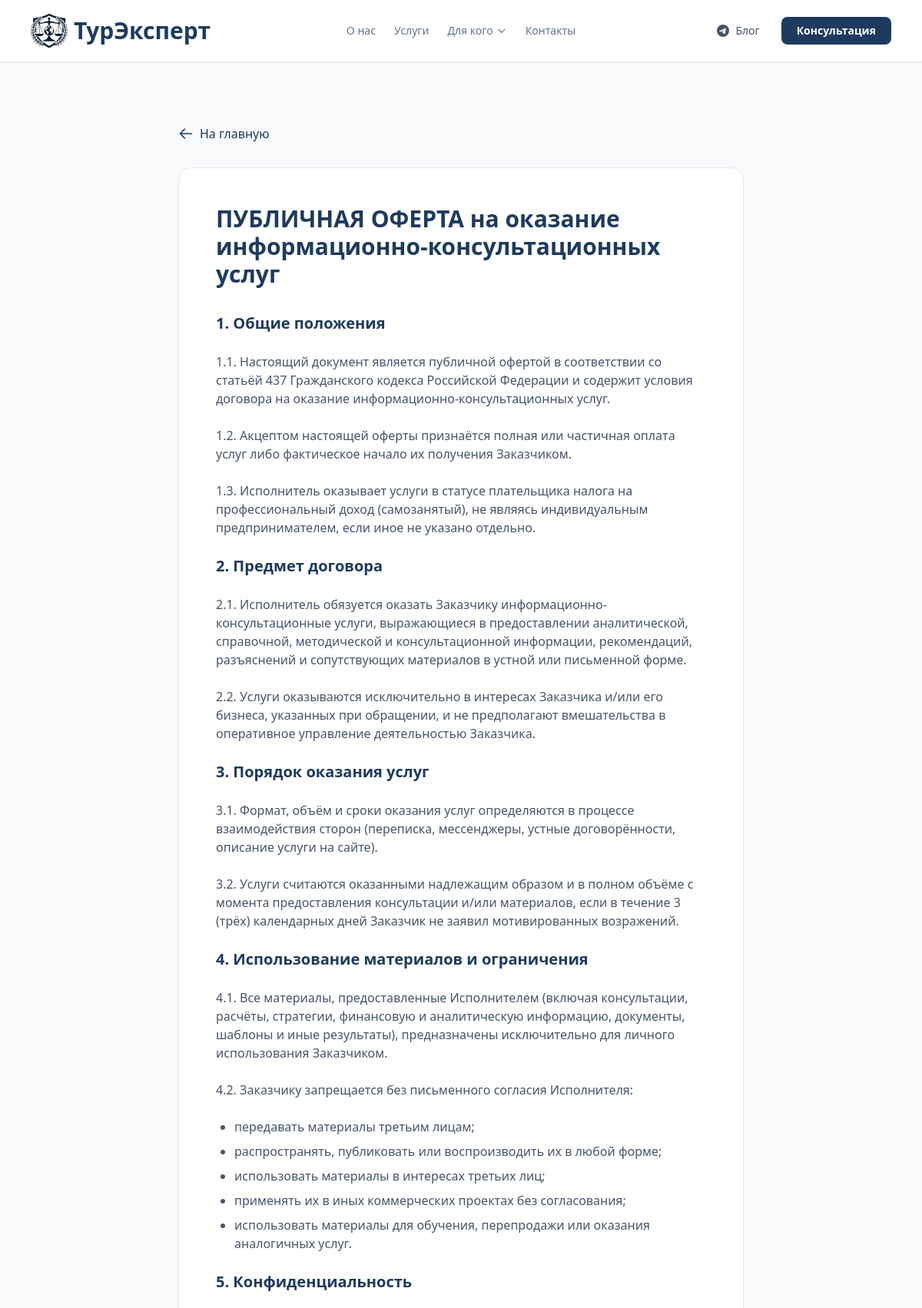
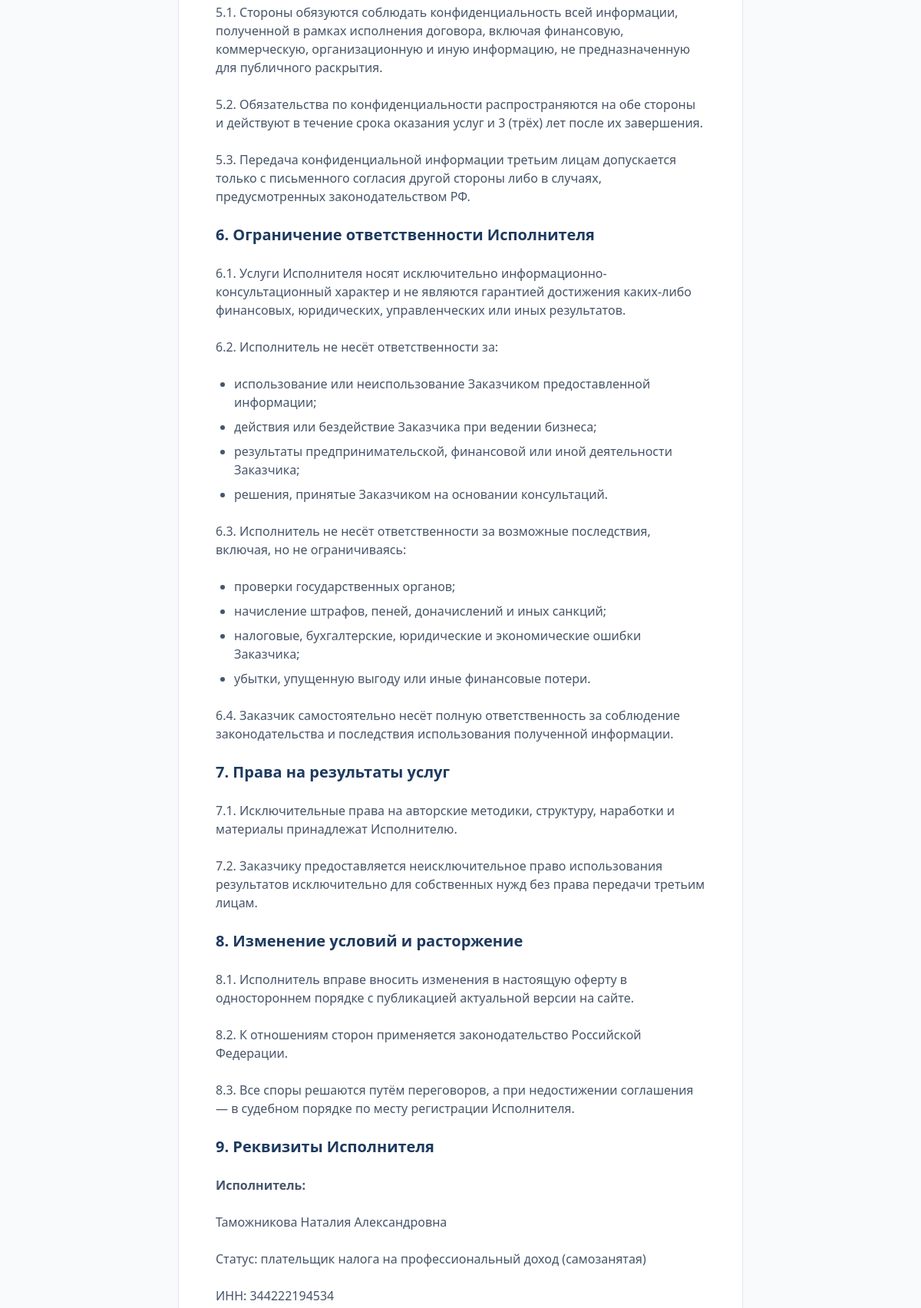
Page /offer/ (upper part) on the committed database (2 pictures, top to bottom).
### core/models.py (models this page shows, shortened)
class DocumentPage(models.Model):
    DOC_SLUGS = (
        ('offer',   'Договор оферты'),
        ('privacy', 'Политика конфиденциальности'),
        ('consent', 'Согласие на обработку данных'),
        ('terms',   'Пользовательское соглашение'),
    )
    slug = models.CharField("Тип документа", max_length=20, choices=DOC_SLUGS, unique=True)
    title = models.CharField("Заголовок", max_length=200)
    content = models.TextField("Содержимое (HTML)")
    class Meta:
        verbose_name = "Страница документа"
        verbose_name_plural = "Страницы документов"

### core/views.py (the view)
# urls.py: path('offer/', views.offer, name='offer'),
def offer(request):
    doc = get_object_or_404(DocumentPage, slug='offer')
    return render(request, 'core/doc.html', {'doc': doc})

### core/templates/core/doc.html (shortened to what this page needs)
{% extends 'base.html' %}
{% block content %}
<section class="min-h-screen bg-slate-50 py-24">
    <div class="max-w-3xl mx-auto px-4">
        <a href="{% url 'index' %}" class="inline-flex items-center text-[#1e3a5f] hover:underline mb-8">
            <svg class="w-5 h-5 mr-2" fill="none" stroke="currentColor" viewBox="0 0 24 24">
                <path stroke-linecap="round" stroke-linejoin="round" stroke-width="2" d="M10 19l-7-7m0 0l7-7m-7 7h18"/>
            </svg>
            На главную
        </a>
        <div class="bg-white rounded-2xl p-8 md:p-12 shadow-sm border border-slate-200">
            <h1 class="text-3xl font-bold text-[#1e3a5f] mb-8">{{ doc.title }}</h1>
            <div class="prose prose-slate max-w-none text-slate-600 space-y-6">
                {{ doc.content|safe }}
            </div>
        </div>
    </div>
</section>
{% endblock %}

### theme/templates/base.html (style rules this page uses)
html { scroll-behavior: smooth; scroll-padding-top: 80px; }
* { -webkit-font-smoothing: antialiased; -moz-osx-font-smoothing: grayscale; }
body { box-shadow: inset 0 0 100px rgba(0,0,0,0.03); }
.rounded-2xl { border-radius: 17px; }

### rows in the picture
DocumentPage: title "ПУБЛИЧНАЯ ОФЕРТА на оказание информационно-консультационных услуг", content "1. Общие положения 1.1. Настоящий документ является публичной офертой в соответствии со статьёй 437 Гражданского кодекса Российской Федерации и содержит условия договора на оказание информационно-консультационных услуг. 1.2. Акцептом настоящей оферты признаётся полная или частичная оплата услуг либо фактическое начало их получения Заказчиком. 1.3. Исполнитель оказывает услуги в статусе плательщика налога на профессиональный доход (самозанятый), не являясь индивидуальным предпринимателем, если иное не указано отдельно. 2. Предмет договора 2.1. Исполнитель обязуется оказать Заказчику информационно-консультационные услуги, выражающиеся в предоставлении аналитической, справочной, методической и…"
